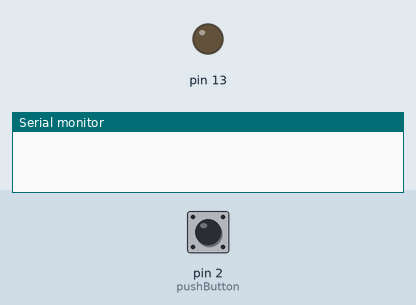
Recording of a sketch running on a simulated Arduino Uno, built with avr-gcc and run on an emulated ATmega328P. Parts: output pins drawn as LEDs (lit = HIGH), the last lines printed to the serial monitor. The test bench sets the inputs (shaded band); at power-on: pin 2 (pushButton) LOW. Random numbers use the default seed unless the sketch sets one.

Above: at 1.2 s.
1.3 s: pin 2 (pushButton) pulled HIGH for 0.15 s
At 1.6 s:
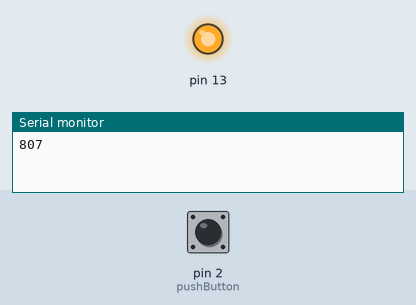
Timing chart, 0 to 4.3 s (numbered marks = the images above; inputs shaded):
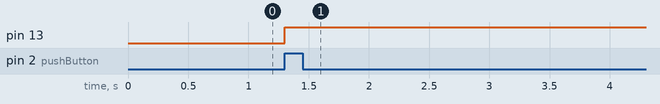

Measured:
- after the input at 1.3 s, pin 13: LOW → HIGH at once

The sketch:

Single_Random_Number_on_Button_Push.ino
```cpp
//This program will give a single random number on every
//push of a button

int pushButton = 2;
int buttonState = 0;

void setup()
{
  Serial.begin(9600);
  pinMode(pushButton, INPUT);
  pinMode(13, OUTPUT);
}

void loop()
{
  randomLoop();
}

int randomLoop()
{
  int buttonState = digitalRead(pushButton);

  if (buttonState == HIGH)
  {
    int val = random(1000);
    Serial.println(val);
    digitalWrite(13, HIGH);
    delay(300); //it's easy to debounce here this way, because I don't need to keep something showing like a number
  }
  else
  {
    return 0;
  }
}
```
